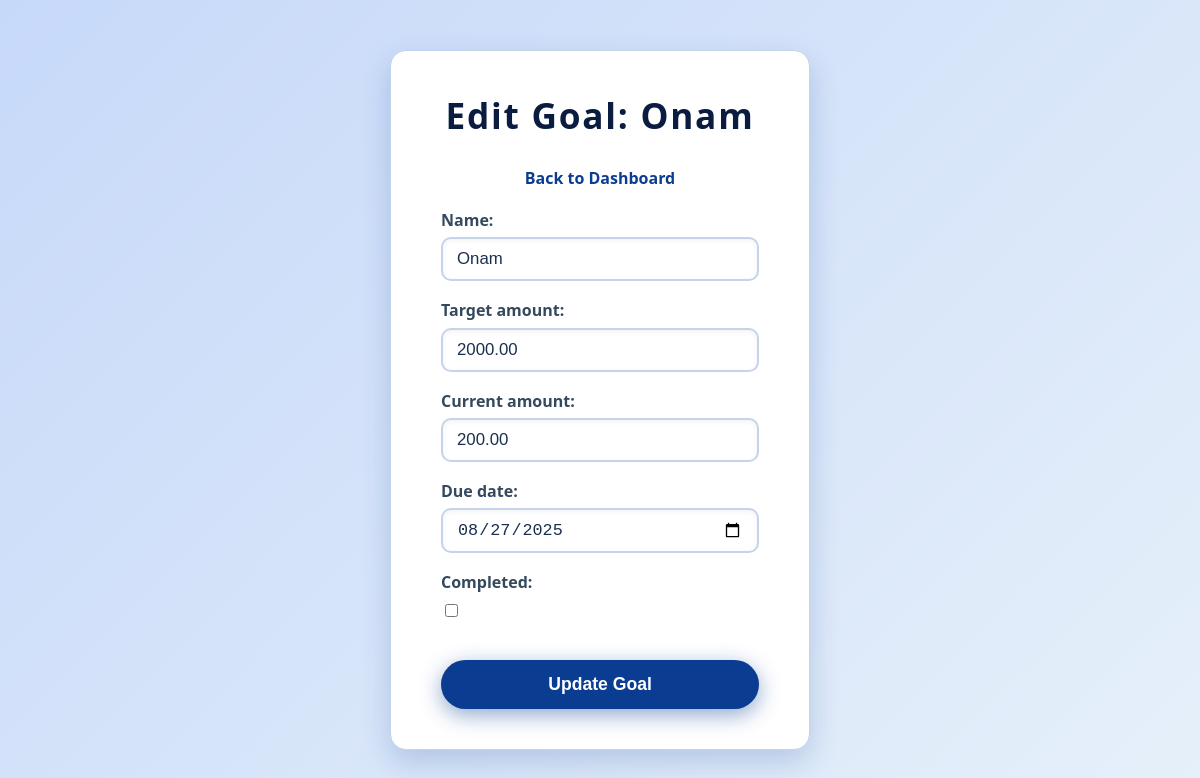
The app's page /edit-goal/2/ (signed in) with its own data.
### expenses/models.py (models this page shows, shortened)
class Goal(models.Model):
    owner = models.ForeignKey(to=User, on_delete=models.CASCADE)
    name = models.CharField(max_length=255)
    target_amount = models.DecimalField(max_digits=10, decimal_places=2)
    current_amount = models.DecimalField(max_digits=10, decimal_places=2, default=0)
    due_date = models.DateField(null=True, blank=True)  # Optional due date
    completed = models.BooleanField(default=False)
    created_at = models.DateTimeField(auto_now_add=True)

### expenses/views.py (the view)
# urls.py: path('edit-goal/<int:goal_id>/', views.edit_goal, name='edit_goal'),
@login_required
def edit_goal(request, goal_id):
    goal = get_object_or_404(Goal, pk=goal_id) # Using pk for the primary key
    if goal.owner != request.user:
        messages.error(request, "You are not authorized to edit this goal.")
        return redirect('dashboard')
    if request.method == 'POST':
        form = GoalForm(request.POST, instance=goal)
        if form.is_valid():
            form.save()
            messages.success(request, 'Goal updated successfully!')
            return redirect('dashboard')
    else:
        form = GoalForm(instance=goal)
    context = {
        'form': form,
        'goal': goal,
    }
    return render(request, 'expense/edit_goal.html', context) # Corrected template path

### expenses/views.py
class GoalForm(forms.ModelForm):
    class Meta:
        model = Goal
        fields = ('name', 'target_amount', 'current_amount', 'due_date', 'completed')
        widgets = {
            'due_date': forms.DateInput(attrs={'type': 'date'}),
        }

### expenses/templates/expense/edit_goal.html (shortened to what this page needs)
<!DOCTYPE html>
<html lang="en">
<head>
</head>
<body>
    <main class="auth-container" role="main" aria-label="Edit Goal">
        <h2>Edit Goal: <span style="font-weight: bold;">{{ goal.name }}</span></h2>
        <p style="text-align: center; margin-bottom: 20px;"><a href="{% url 'dashboard' %}">Back to Dashboard</a></p>
        <form method="POST" novalidate>
            {% for field in form %}
                <p>
                    {{ field.label_tag }}
                    {{ field }}
                </p>
            {% endfor %}
            <button type="submit">Update Goal</button>
        </form>
    </main>
</body>
</html>

### expenses/templates/expense/edit_goal.html (style rules this page uses)
* { box-sizing: border-box; }
body { font-family: 'Segoe UI', Tahoma, Geneva, Verdana, sans-serif; background: linear-gradient(135deg, #c7d9f9, #e6f0fa); margin: 0; padding: 0; color: #1a2e4f; display: flex; justify-content: center; align-items: center; min-height: 100vh; }
.auth-container { background: #ffffff; padding: 40px 50px; border-radius: 16px; box-shadow: 0 12px 30px rgba(10, 61, 145, 0.2); max-width: 420px; width: 100%; text-align: center; border: 1px solid #c5d3eb; }
h2 { margin-top: 0; margin-bottom: 28px; font-weight: 800; color: #0a1d40; font-size: 2.2rem; letter-spacing: 0.05em; }
form { text-align: left; }
form p { margin: 18px 0; font-size: 1rem; line-height: 1.4; color: #2c3e70; }
label { display: block; margin-bottom: 6px; color: #34495e; font-weight: 600; font-size: 1rem; }
input[type="date"], input[type="text"], input[type="number"], form select { padding: 10px 14px; font-size: 1.05rem; border: 2px solid #c5d3eb; border-radius: 10px; width: 100%; box-sizing: border-box; box-shadow: inset 0 2px 5px rgba(0,0,0,0.05); font-weight: 500; color: #1a2e4f; }
button[type="submit"] { margin-top: 20px; width: 100%; background-color: #0a3d91; color: #ffffff; font-weight: 700; font-size: 1.1rem; padding: 14px 0; border: none; border-radius: 28px; cursor: pointer; box-shadow: 0 6px 21px rgba(10, 61, 145, 0.45); }
a { color: #0a3d91; text-decoration: none; font-weight: 600; }

### records on screen
Goal: name "Onam", form "Onam" "2000.00" "200.00" "08/27/2025"

### other values on screen
{{ field.label_tag }} "Name:" "Target amount:" "Current amount:" "Due date:" "Completed:"
